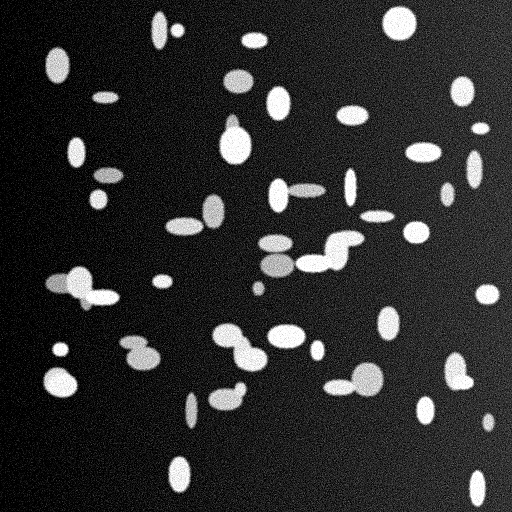
%> input picture cells_synthetic.png, 512 x 512 px
$ octave --eval "cell_analysis;"   (GNU Octave 9; MATLAB toolbox functions it lacks are replaced by stand-ins)
%> lines starting %> are read from the running program, lines starting %| are printed output that depends on the picture; in (x1, y1, x2, y2) boxes, pixels count from 0 and x2, y2 are one past the last pixel; in counts of white or black regions, pixels touching at a corner belong together; the program's own positions count from 1
function cell_analysis()

% CELL_ANALYSIS — Basic biomedical image analysis demo
% Steps: load → grayscale → threshold → morphology → labeling → statistics

clc; close all;

%% Load data

[fn, fp] = uigetfile({'*.png;*.jpg;*.tif;*.bmp','Images'}, 'Select a microscopy image');
%> the answer given: cells_synthetic.png
if isequal(fn,0), disp('Cancelled.'); return; end
filepath = fullfile(fp, fn);
I = imread(filepath);
%> I is the input picture: size 512x512 uint8; min 0, max 255, mean 46.6
fprintf('Opened: %s\n', filepath);

%% Grayscale

if ndims(I) == 3
    I = rgb2gray(I);
end

I = im2uint8(mat2gray(I));

%% Thresholding
% Use Otsu’s method to separate cells (foreground) from background

level = graythresh(I);
%> level = 0.478
BW = imbinarize(I, level);
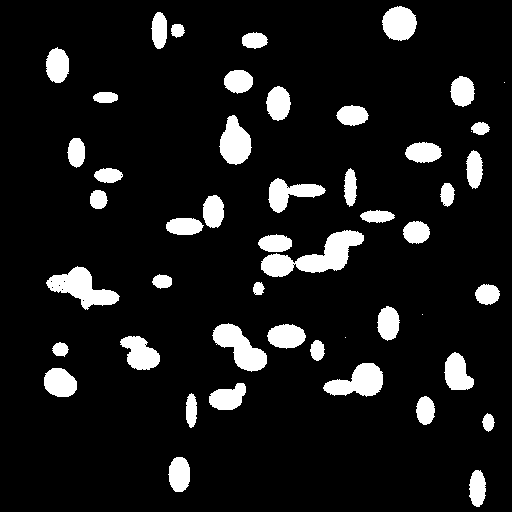
%> BW: size 512x512 logical; 9.9% white; 49 white regions (4 under 20 px), largest, box (x1, y1, x2, y2) and area: (261, 230, 364, 277) 2092, (46, 266, 120, 310) 1478, (212, 323, 267, 372) 1336

% Otsu thresholding (graythresh + imbinarize):
%   - Computes a single global threshold that best separates foreground and
%     background by maximizing inter-class variance (assumes bimodal histogram).
%   - Output: a FULL binary mask (regions), not thin boundaries.
%   - Great for counting/area measurements, feeding morphology, labeling.
%
%   Usage:
%       level = graythresh(I);     % I should be grayscale, ideally uint8 or normalized
%       BW    = imbinarize(I, level);
%
% Adaptive/local thresholding (uneven illumination):
%   - Computes a threshold per local window; better when lighting is not uniform.
%   - Parameter 'Sensitivity' ~ 0..1 (higher → more foreground).
%
%   Usage:
%       BW = imbinarize(I, 'adaptive', 'Sensitivity', 0.45);
%
% Post-processing (typical):
%       BW = imopen(BW,  strel('disk',2));   % remove small bright specks
%       BW = imclose(BW, strel('disk',3));   % close narrow gaps, connect parts
%       BW = imfill(BW, 'holes');            % fill cavities inside objects
%
% Edge detection (Sobel/Canny) vs Otsu:
%   - Sobel/Canny → THIN edges (boundaries), good for precise contours
%                   (Canny adds smoothing + non-max suppression + hysteresis).
%   - Otsu/Adaptive → SOLID regions (masks), good for counting, area/shape stats.
%   - You can COMBINE them: make a mask with Otsu/Adaptive, then run Canny
%     inside the mask to get clean borders and better edge metrics.
%
% Quick recipes:
%   1) Global Otsu:
%       Iu8  = im2uint8(mat2gray(I));          % normalize to 8-bit if needed
%       BW   = imbinarize(Iu8, graythresh(Iu8));
%
%   2) Adaptive (if uneven lighting):
%       Iu8  = im2uint8(mat2gray(I));
%       BW   = imbinarize(Iu8, 'adaptive', 'Sensitivity', 0.45);
%
%   3) Combine with morphology:
%       BW = imopen(BW,  strel('disk',2));
%       BW = imclose(BW, strel('disk',3));
%       BW = imfill(BW, 'holes');
%
%   4) Canny inside ROI:
%       Ieq   = adapthisteq(Iu8, 'ClipLimit', 0.015);
%       Ecan  = edge(imgaussfilt(Ieq,1.2), 'canny', [0.05 0.15]);
%       Eroi  = Ecan & BW;                       % restrict edges to the mask
%       ratio = 100 * nnz(Eroi) / nnz(BW);       % % edge pixels within ROI
%
% Tuning tips:
%   - If Otsu under-segments (misses objects): try Adaptive with higher Sensitivity.
%   - If Otsu over-segments (too much foreground): pre-smooth with imgaussfilt, or lower Sensitivity.
%   - For Canny: increase Gaussian sigma and/or thresholds to suppress spurious edges.

%% Morphological operations

BW = imopen(BW, strel('disk',2));     % remove small noise
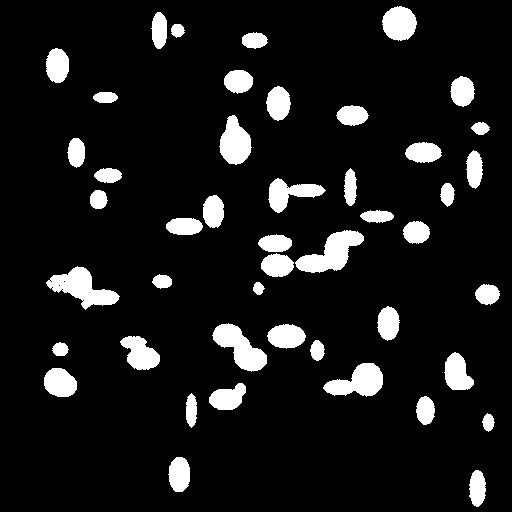
%> BW: size 512x512 logical; 9.8% white; 46 white regions, largest, box (x1, y1, x2, y2) and area: (295, 230, 364, 273) 1477, (46, 266, 120, 310) 1453, (212, 323, 267, 372) 1327
BW = imclose(BW, strel('disk',3));    % fill small gaps
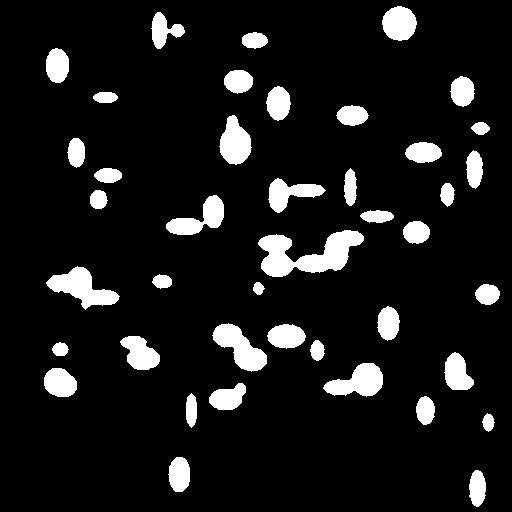
%> BW: size 512x512 logical; 9.9% white; 42 white regions, largest, box (x1, y1, x2, y2) and area: (258, 230, 364, 277) 2607, (46, 266, 120, 310) 1468, (212, 323, 267, 372) 1329
BW = imfill(BW,'holes');              % fill holes inside cells

% Erosion (imerode):
%   Shrinks bright/foreground regions (1s). A pixel stays 1 only if ALL
%   pixels under the structuring element (SE) are 1. Removes tiny specks,
%   breaks thin connections, thins object borders.
%
% Dilation (imdilate):
%   Expands bright/foreground regions (1s). A pixel becomes 1 if AT LEAST
%   ONE pixel under the SE is 1. Fills small gaps, bridges short breaks.
%
% Structuring element (SE):
%   strel('disk', r) creates a disk-shaped neighborhood of radius r pixels.
%   Larger r ⇒ stronger effect (more aggressive shrink/expand).
%
% Combinations you’ll see:
%   imopen  = erosion followed by dilation
%             → cleans small bright noise and thin protrusions.
%   imclose = dilation followed by erosion
%             → fills narrow gaps/holes, connects nearby parts.
%   imfill(BW,'holes')
%             → fills internal holes inside foreground objects.
%
% Typical order for cleaning a binary mask BW:
%   1) Open  (remove tiny bright noise)
%   2) Close (seal small cracks/bridges)
%   3) Fill  (fill internal cavities)
%
% Tuning tips:
%   - Start with small radii (disk 2–3). Increase if noise/gaps persist.
%   - Too large radii may delete small objects (open) or over-connect regions (close).
%   - Ensure BW is logical: BW = BW > 0;

% Optional: visualize each step to learn the effect
% figure;
% subplot(2,2,1); imshow(BW0); title('Original BW');
% subplot(2,2,2); imshow(BW1); title('After Open (disk=2)');
% subplot(2,2,3); imshow(BW2); title('After Close (disk=3)');
% subplot(2,2,4); imshow(BW3); title('After Fill Holes');

% Where:
%   BW0 = original mask
%   BW1 = imopen(BW0,  strel('disk',2));
%   BW2 = imclose(BW1, strel('disk',3));
%   BW3 = imfill(BW2, 'holes');

%% Label connected components (cells)

[L, num] = bwlabel(BW);                        % label connected components
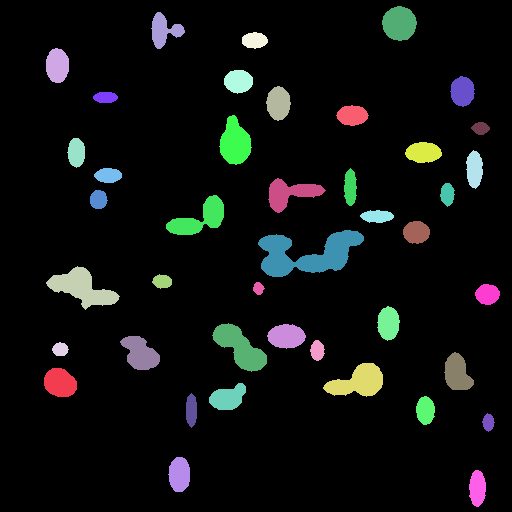
%> L: size 512x512 double; 43 distinct labels, from 0 to 42; one colour per label, 0 black
%> num = 42
stats = regionprops(L, 'Area','Centroid');     % measure 2 properties
%> stats = 42 regions; largest, Area and Centroid: 2607 [308.5 254.7], 1468 [82.6 288.7], 1329 [240.6 348.1], 1235 [359 382.5], 1094 [200.2 219.3]

% regionprops(L, ...) measures geometric/intensity properties of labeled regions.
%   L : label matrix (e.g., from bwlabel or bwconncomp)
% Common properties:
%   'Area'       - number of pixels in the region
%   'Centroid'   - [x, y] coordinates of the region’s center
%   'BoundingBox'- rectangle enclosing the region
%   'Perimeter'  - boundary length
%   'Eccentricity'- elongation measure (0=circle, 1=line)
% Example:
%   [L, num] = bwlabel(BW);
%   stats = regionprops(L, 'Area','Centroid');
% Access data:
%   stats(k).Area, stats(k).Centroid
% Useful for counting, measuring, and labeling segmented objects.

%% Display results
figure('Color','w','Name','Cell Analysis');
subplot(1,3,1); imshow(I,[]); title('Original');
subplot(1,3,2); imshow(BW); title('Binary mask');
subplot(1,3,3); imshow(label2rgb(L,'jet','k')); title('Labeled Cells');
%> after `imshow(label2rgb(L,'jet','k'))`:
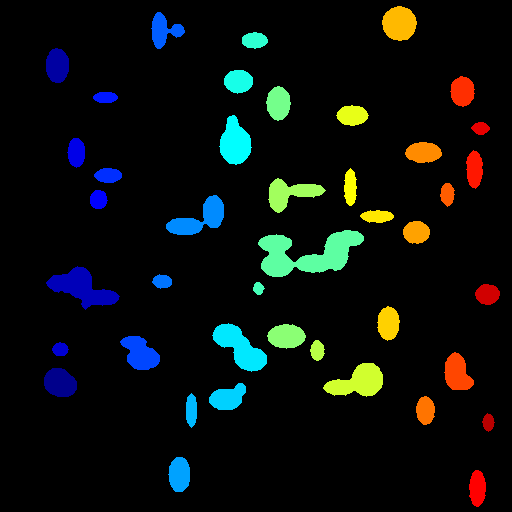
%> displayed picture: size 512x512x3, on the screen's scale of 0 to 255; mean R, G, B 10.7, 15.3, 13.5
hold on;
for k = 1:num
    text(stats(k).Centroid(1), stats(k).Centroid(2), num2str(k), 'Color','w','FontSize',8);
end
%> this loop made 42 passes
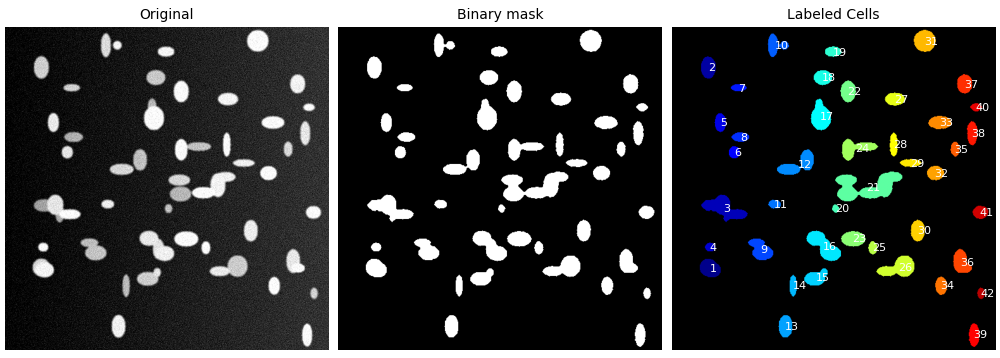
%> figure redrawn from the program's plot data, 3 panels
hold off;


%% Report statistics
areas = [stats.Area];
%> areas = 42 values, max 2607 at index 21, min 108 at index 20, mean 620.3
fprintf('Total cells detected: %d\n', num);
%| Total cells detected: 42
fprintf('Mean area: %.2f px² | Std: %.2f px²\n', mean(areas), std(areas)); %Standard Deviation
%| Mean area: 620.26 px² | Std: 456.40 px²
%> `cell_analysis;`:
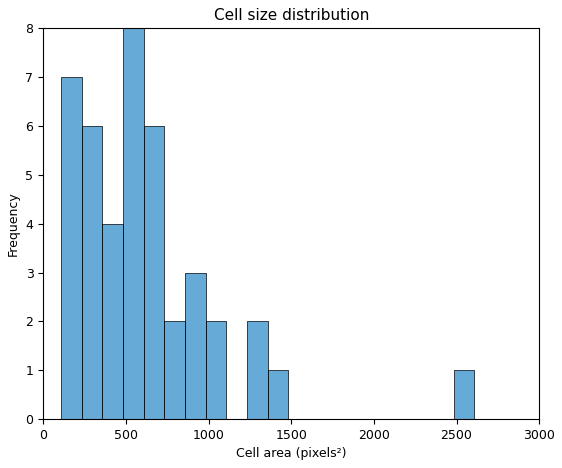
%> figure redrawn from the program's plot data; tallest bar 8 high, from x = 482.9 to 607.8
%If all cells have roughly the same area → Std is small
%If some cells are much bigger/smaller → Std is large

figure('Color','w');
histogram(areas,20);
xlabel('Cell area (pixels²)'); ylabel('Frequency');
title('Cell size distribution');

end
